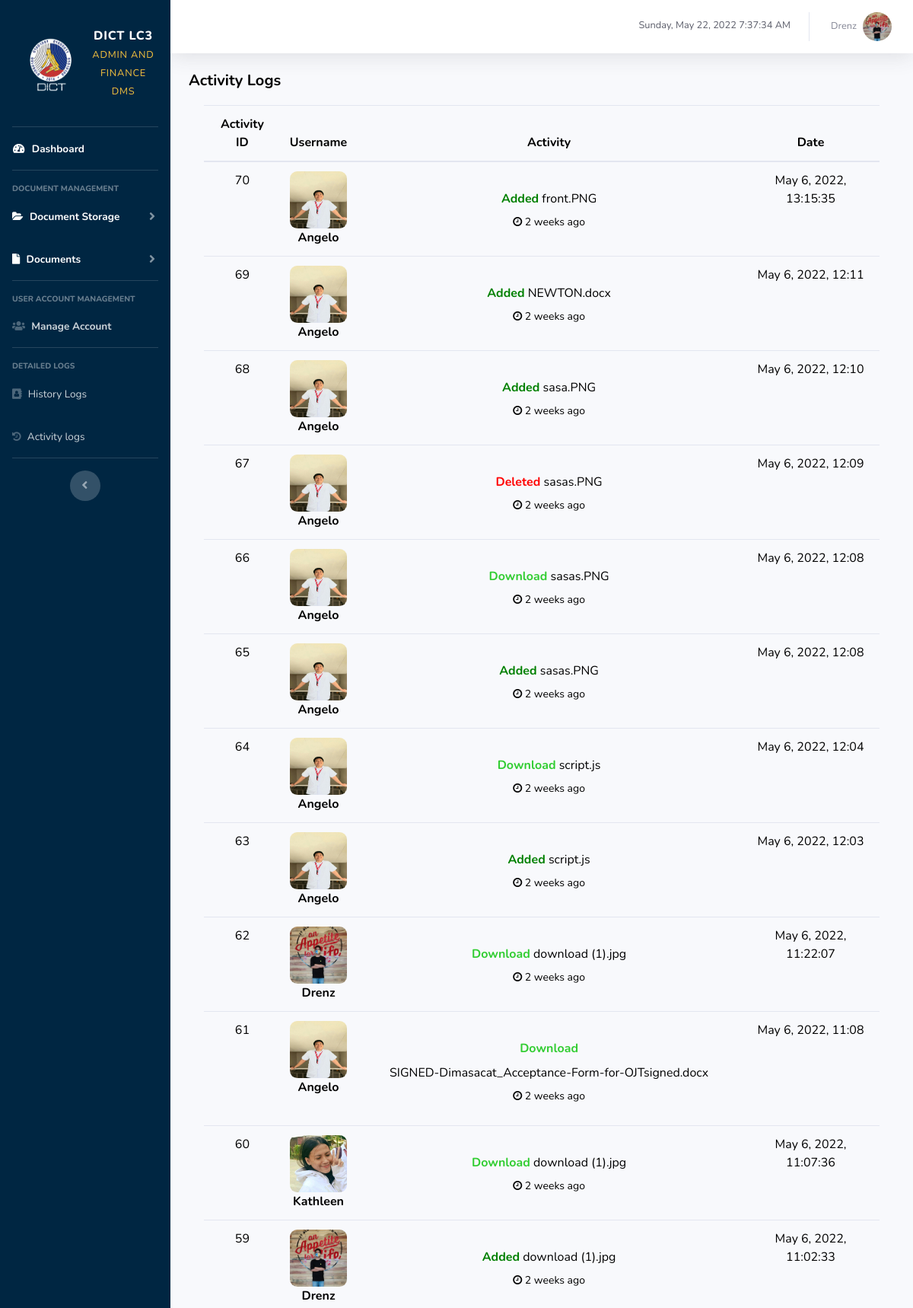
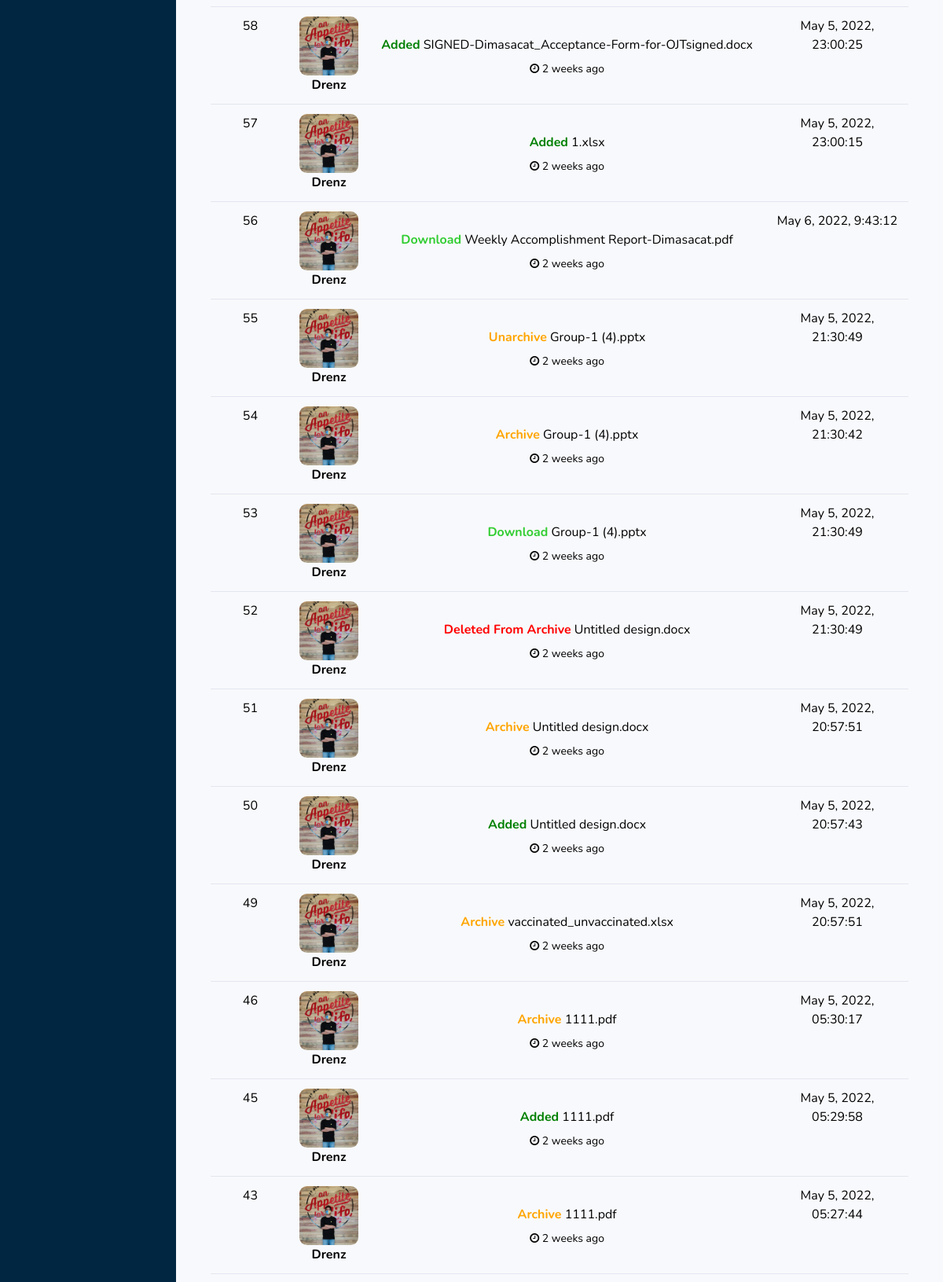
The app's page /users/admin/activities.php (signed in, upper part) with its own data (2 pictures, top to bottom).
### tables this page shows
CREATE TABLE `users` (
  `username` varchar(50) NOT NULL,
  `pass` varchar(255) NOT NULL,
  `email` varchar(255) NOT NULL,
  `Fname` varchar(50) NOT NULL,
  `Lname` varchar(50) NOT NULL,
  `Cnum` varchar(50) NOT NULL,
  `Bday` varchar(50) NOT NULL,
  `avatar` varchar(100) NOT NULL,
  `Status` varchar(30) NOT NULL,
  `role` varchar(50) NOT NULL
);

CREATE TABLE `activity` (
  `actid` int(11) NOT NULL,
  `avatar` blob NOT NULL,
  `name` varchar(255) NOT NULL,
  `filename` varchar(255) NOT NULL,
  `Action` varchar(255) NOT NULL,
  `ddate` varchar(255) NOT NULL
);

### users/admin/activities.php (the view, shortened to what this page needs)
<?php
include('includes/header.php');
include('includes/navbar.php');
?>
<div class="container-fluid">
    <div class ="card-shadow-mb-4">
    <div class ="card-header-py-3">
        <h5 class ="m-0 font-weight-bold text-dark-100">Activity Logs</h5>
<div class="card-body">
<div class ="table-responsive">
<?php
$query = "SELECT * FROM activity ORDER BY actid DESC";
$query_run = mysqli_query($connection, $query);
?>
<table id="DataTableExp11"  class = "table table-boardered" width="100%" cellspacing="0" style = "color:black">
 <thead>
    <tr class="text-center">
        <th>Activity ID</th>
        <th>Username</th>
        <th>Activity</th>
        <th>Date</th>
    </tr>
 </thead>
 <tbody class="text-center">
 <?php
 if(mysqli_num_rows($query_run) > 0)
 {
  while ($row = mysqli_fetch_assoc($query_run))
   {
    ?>    <td><?php echo $row['actid'];?></td>
       <td class="mr-3" > <?php echo '<img src="Avatar/'.$row['avatar'].'" width="75px;" height="75px"; style="border-radius: 13%; "> <br>' ?>  <?php echo '<b>'.$row['name'].'</b>'; ?>  </td>
        <td > <?php
        if($row['Action']=="Deleted")
        {
  echo '<br> <label style="color:red;font-weight:bold; ">'.$row['Action'].'</label>   <label style=color:black;>   ';
        }
        else if($row['Action']=="Added"){
  echo '<br> <label style="color:green;font-weight:bold; ">'.$row['Action'].'</label>   <label style=color:black;>   ';
        }
        else if($row['Action']=="Download"){
   echo '<br> <label style="color:limegreen; font-weight:bold;">'.$row['Action'].'</label>    <label style=color:black;>  ';
        }
        else if($row['Action']=="Archive"){
          echo '<br><label style="color:orange;font-weight:bold; ">'.$row['Action'].'</label>  <label style=color:black;> ';
               }
         else if($row['Action']=="Unarchive"){
          echo '<br> <label style="color:orange;font-weight:bold;">'.$row['Action'].'</label>  <label style=color:black;>   ';
                }
                else if($row['Action']=="Deleted From Archive")
                {
          echo '<br> <label style="color:red;font-weight:bold; ">'.$row['Action'].'</label>   <label style=color:black;>   ';
                }
        else{
        } ?> <?php echo ''.$row['filename'].' </label> '; ?> <?php echo '<p style="font-size:14px"> <i class="fa fa-clock-o"></i>'.' '.facebook_time_ago($row['ddate']).'</p>'; ?></td>
      <td><?php echo $row['ddate'];?></td>
     <?php
  }
 }
 else{
  echo "NO RECORD FOUND";
 }
 ?>
 </tbody>
</table>
</div>
</div>
</div>
<?php
include('includes/footer.php');
?>

### users/admin/includes/navbar.php (shortened to what this page needs)
        <ul class="navbar-nav sidebar sidebar-dark accordion" id="accordionSidebar" style="background-color: #002642">
            <a class="sidebar-brand my-5 d-flex align-items-center justify-content-center" href="index.php">
                <div class="sidebar-brand-icon">
                <img src="img/logodict.png" width = "100" height = "90">
                </div>
                <div class="sidebar-brand-text">DICT LC3<br>
                <small class ="text-warning">Admin and Finance DMS</small>
            </div>
            </a>
            <hr class="sidebar-divider my-0">
            <li class="nav-item active">
                <a class="nav-link" href="index.php">
                    <i class="fas fa-fw fa-tachometer-alt"></i>
                    <span>Dashboard</span></a>
            </li>
              <hr class="sidebar-divider">
            <div class="sidebar-heading">
               Document Management
            </div>
           <li class="nav-item active">
            <a class="nav-link collapsed" href="#" data-toggle="collapse" data-target="#collapseTwo2"
                    aria-expanded="true" aria-controls="collapseTwo2">
                          <i class="fa fa-folder-open" aria-hidden="true"></i>
                    <span>Document Storage</span>
                </a>
                <a class="nav-link collapsed" href="#" data-toggle="collapse" data-target="#collapseTwo"
                    aria-expanded="true" aria-controls="collapseTwo">
                    <i class="fas fa-file"></i>
                    <span>Documents</span>
                </a>
            </li>
        <hr class="sidebar-divider">
             <div class="sidebar-heading">
                 User Account Management
            </div>
            <li class="nav-item">
                <a class="nav-link" href="user_main.php">
                <i class="fas fa-users"></i>
                <b><span>Manage Account</span></b></a>
            </li>
               <hr class="sidebar-divider">
        <div class="sidebar-heading">
          Detailed logs
        </div>
        <li class="nav-item">
            <a class="nav-link" href="#" data-toggle="modal" data-target="#History">
            <i class="fa fa-address-book" aria-hidden="true"></i>
                <span>History Logs</span></a>
        </li>
          <li class="nav-item">
            <a class="nav-link" href="#" data-toggle="modal" data-target="#activity">
            <i class="fa fa-history" aria-hidden="true"></i>
            <span>Activity logs</span></a>
        </li>
            <hr class="sidebar-divider d-none d-md-block">
            <div class="text-center d-none d-md-inline">
                <button class="rounded-circle border-0" id="sidebarToggle"></button>
            </div>
        </ul>
<div id="content-wrapper" class="d-flex flex-column">
<div id="content">
    <nav class="navbar navbar-expand navbar-light bg-white topbar mb-4 static-top shadow">
        <ul class="navbar-nav ml-auto">
           <small class =" text-dark mt-4 mx-2">  <div class="toggle" onclick="toggleMenu();"></div>
        <div class="time"><div id="clockbox"></div></div></small> <small class = " text-dark mt-4" id='ct7' ></small>
            <li class="nav-item dropdown no-arrow">
                <a class="nav-link dropdown-toggle" href="#" id="userDropdown" role="button"
                    data-toggle="dropdown" aria-haspopup="true" aria-expanded="false">
                    <span class="mr-2 d-none d-lg-inline text-gray-600 small">
                   <P class = "my-2"> <?php $sr= $_SESSION['Uname'];
                   echo ''.$sr.'';
                   ?></p>
                   </span>
                   <?php
                        $sr=$_SESSION['Uname'];
                        $query="SELECT * FROM users WHERE username='$sr'";
       $query_run=mysqli_query($connection,$query);
      foreach($query_run as $row)
      {
  }?>
                        <?php echo '<img src="Avatar/'.$row['avatar'].'" width="38px;" height="38px"; " style="border-radius: 50%;">' ?>
                </a>
            </li>
        </ul>
    </nav>
      <?php
$query = "SELECT * FROM history ORDER BY hist_id DESC LIMIT 10";
$query_run = mysqli_query($connection, $query);
?>
 <?php
 if(mysqli_num_rows($query_run) > 0)
 {
  while ($row = mysqli_fetch_assoc($query_run))
   {
    ?> <td> <?php
    if(function_exists("facebook_time_ago") ===FALSE){
     function facebook_time_ago($timestamp)
     {      date_default_timezone_set("Asia/Manila");
          $time_ago = strtotime($timestamp);
          $current_time = time();
          $time_difference = $current_time - $time_ago;
          $seconds = $time_difference;
          $minutes      = round($seconds / 60 );
          $hours           = round($seconds / 3600);
          $days          = round($seconds / 86400);
          $weeks          = round($seconds / 604800);
          if($seconds <= 60)
          {
         return "Just Now";
       }
          else if($weeks <= 4.3)
          {
         if($weeks==1)
               {
           return "a week ago";
         }
               else
               {
           return "$weeks weeks ago";
         }
       }
     }  }
     ?>
     <?php
  }
 }
 else{
  echo "NO RECORD FOUND";
 }
 ?>

### users/admin/include/pdf/pdf.viewer.css (style rules this page uses)
#mainPdfWarrper, input, button, select { font: message-box; outline: none; }

### records on screen
users: avatar (picture)
activity: actid "70", avatar (picture), name "Angelo", Action "Added", filename "front.PNG", ddate "2 weeks ago", ddate "May 6, 2022, 13:15:35"
activity: actid "69", avatar (picture), name "Angelo", Action "Added", filename "NEWTON.docx", ddate "2 weeks ago", ddate "May 6, 2022, 12:11"
activity: actid "68", avatar (picture), name "Angelo", Action "Added", filename "sasa.PNG", ddate "2 weeks ago", ddate "May 6, 2022, 12:10"
activity: actid "67", avatar (picture), name "Angelo", Action "Deleted", filename "sasas.PNG", ddate "2 weeks ago", ddate "May 6, 2022, 12:09"
activity: actid "66", avatar (picture), name "Angelo", Action "Download", filename "sasas.PNG", ddate "2 weeks ago", ddate "May 6, 2022, 12:08"
activity: actid "65", avatar (picture), name "Angelo", Action "Added", filename "sasas.PNG", ddate "2 weeks ago", ddate "May 6, 2022, 12:08"
activity: actid "64", avatar (picture), name "Angelo", Action "Download", filename "script.js", ddate "2 weeks ago", ddate "May 6, 2022, 12:04"
activity: actid "63", avatar (picture), name "Angelo", Action "Added", filename "script.js", ddate "2 weeks ago", ddate "May 6, 2022, 12:03"
activity: actid "62", avatar (picture), name "Drenz", Action "Download", filename "download (1).jpg", ddate "2 weeks ago", ddate "May 6, 2022, 11:22:07"
activity: actid "61", avatar (picture), name "Angelo", Action "Download", filename "SIGNED-Dimasacat_Acceptance-Form-for-OJTsigned.docx", ddate "2 weeks ago", ddate "May 6, 2022, 11:08"
activity: actid "60", avatar (picture), name "Kathleen", Action "Download", filename "download (1).jpg", ddate "2 weeks ago", ddate "May 6, 2022, 11:07:36"
activity: actid "59", avatar (picture), name "Drenz", Action "Added", filename "download (1).jpg", ddate "2 weeks ago", ddate "May 6, 2022, 11:02:33"
activity: actid "58", avatar (picture), name "Drenz", Action "Added", filename "SIGNED-Dimasacat_Acceptance-Form-for-OJTsigned.docx", ddate "2 weeks ago", ddate "May 5, 2022, 23:00:25"
activity: actid "57", avatar (picture), name "Drenz", Action "Added", filename "1.xlsx", ddate "2 weeks ago", ddate "May 5, 2022, 23:00:15"
activity: actid "56", avatar (picture), name "Drenz", Action "Download", filename "Weekly Accomplishment Report-Dimasacat.pdf", ddate "2 weeks ago", ddate "May 6, 2022, 9:43:12"
activity: actid "55", avatar (picture), name "Drenz", Action "Unarchive", filename "Group-1 (4).pptx", ddate "2 weeks ago", ddate "May 5, 2022, 21:30:49"
activity: actid "54", avatar (picture), name "Drenz", Action "Archive", filename "Group-1 (4).pptx", ddate "2 weeks ago", ddate "May 5, 2022, 21:30:42"
activity: actid "53", avatar (picture), name "Drenz", Action "Download", filename "Group-1 (4).pptx", ddate "2 weeks ago", ddate "May 5, 2022, 21:30:49"
activity: actid "52", avatar (picture), name "Drenz", Action "Deleted From Archive", filename "Untitled design.docx", ddate "2 weeks ago", ddate "May 5, 2022, 21:30:49"
activity: actid "51", avatar (picture), name "Drenz", Action "Archive", filename "Untitled design.docx", ddate "2 weeks ago", ddate "May 5, 2022, 20:57:51"
activity: actid "50", avatar (picture), name "Drenz", Action "Added", filename "Untitled design.docx", ddate "2 weeks ago", ddate "May 5, 2022, 20:57:43"
activity: actid "49", avatar (picture), name "Drenz", Action "Archive", filename "vaccinated_unvaccinated.xlsx", ddate "2 weeks ago", ddate "May 5, 2022, 20:57:51"
activity: actid "46", avatar (picture), name "Drenz", Action "Archive", filename "1111.pdf", ddate "2 weeks ago", ddate "May 5, 2022, 05:30:17"
activity: actid "45", avatar (picture), name "Drenz", Action "Added", filename "1111.pdf", ddate "2 weeks ago", ddate "May 5, 2022, 05:29:58"
activity: actid "43", avatar (picture), name "Drenz", Action "Archive", filename "1111.pdf", ddate "2 weeks ago", ddate "May 5, 2022, 05:27:44"

### other values on screen
$sr "Drenz"
